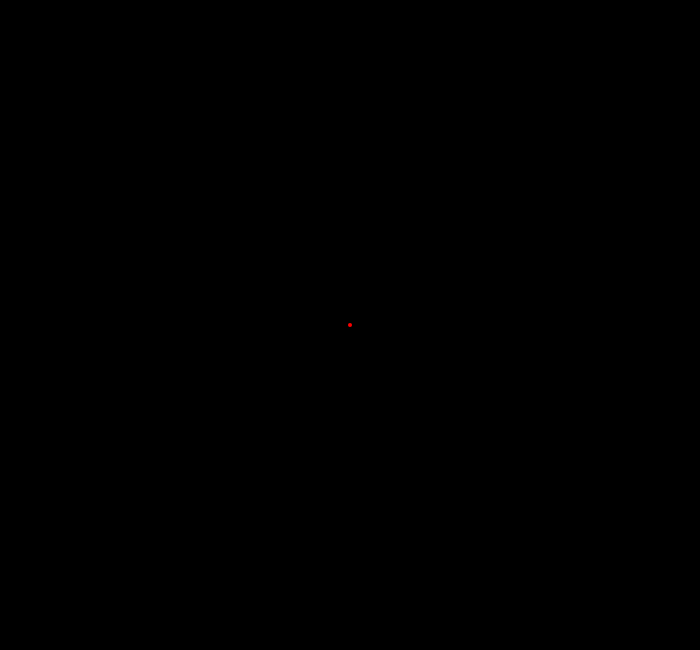
Frame 1 (no input)
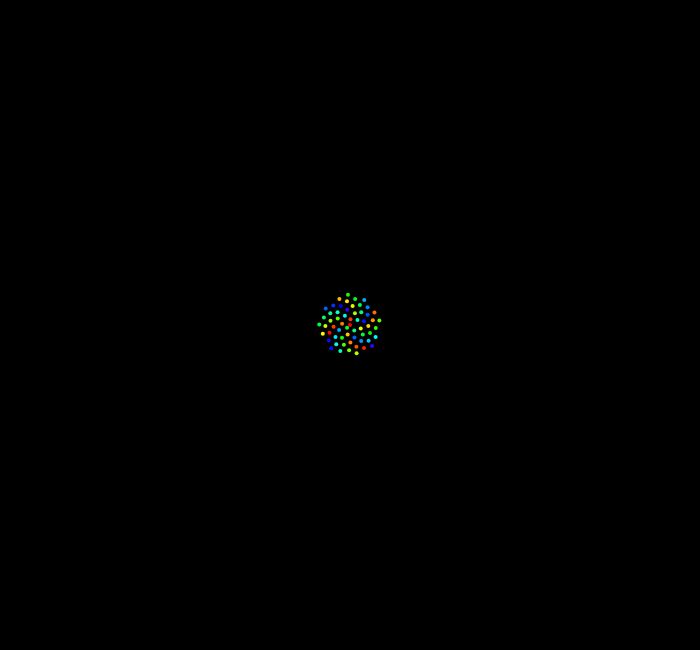
Frame 60 (no input)
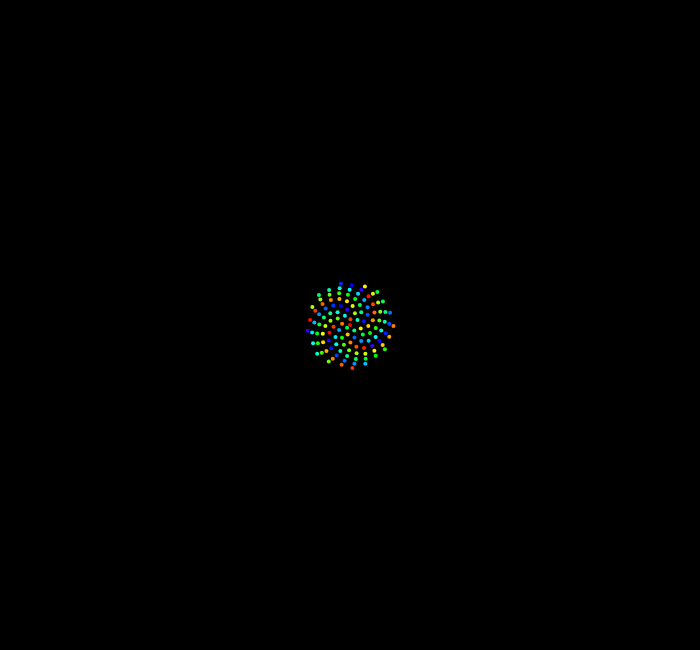
Frame 120 (the mouse pressed at the canvas centre since frame 60)

The p5.js sketch that drew these frames (run headless with seeded random() and noise() and a simulated clock; from frame 60 on, the mouse is pressed at the canvas centre):

// p5.js sketch
// ── sketch.js
var n = 0;
var scalingFactor = 4;
var ellipseWidth = 4;
var ellipseHeight = 4;
// good degrees: 137.3, 137.5, 137.6
var magicDegrees = 137.3;

function setup() {
  createCanvas(700, 650);
  // not default angleMode
  angleMode(DEGREES);
  // HSB = Hue Saturation Brightness
  colorMode(HSB);
  background(0);
}

function draw() {
  // we want to draw the background only at the start
  // background(0);

  var angle = n * magicDegrees;
  var radius = scalingFactor * sqrt(n);

  var x = radius * cos(angle) + width / 2;
  var y = radius * sin(angle) + height / 2;

  // fill(255);
  // fill(n % 256, 255, 255);
  fill((angle - radius) % 256, 255, 255);
  noStroke();
  ellipse(x, y, ellipseWidth, ellipseHeight);

  // experimenting with increasing the initial degree value
  // magicDegrees += 0.0001;
  n++;
}
